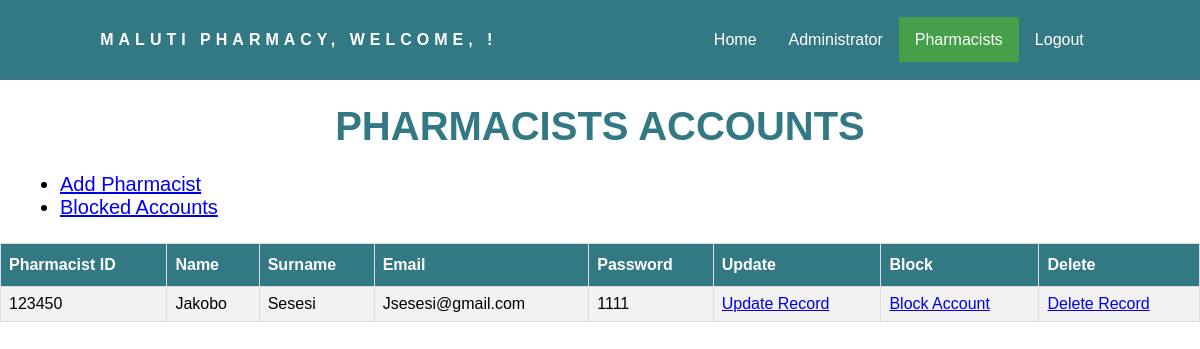
Page /admin/AccountsPharmacists.php on the committed database.
### tables this page shows
CREATE TABLE `pharmacist` (
  `id` int(11) NOT NULL,
  `name` varchar(50) NOT NULL,
  `surname` varchar(50) NOT NULL,
  `email` varchar(100) NOT NULL,
  `password` varchar(255) NOT NULL,
  `status` varchar(255) NOT NULL
);

### admin/AccountsPharmacists.php (the view, shortened to what this page needs)
<!DOCTYPE html>
<html>
  <head>
    <link rel="stylesheet" href="../css/style.css" />
  </head>
  <body>
    <nav>
      <div class="heading">
        <h4>Maluti Pharmacy, Welcome, <?php echo $_SESSION['first_name']; ?>! </h4>
      </div>
      <ul class="nav-links">
        <li><a href="AdminDashboard.php">Home</a></li>
        <li><a href="AccountsAdministrator.php">Administrator</a></li>
        <li><a class="active" href="AccountsPharmacists.php">Pharmacists</a></li>
        <li><a href="AdminLogout.php">Logout</a></li>
      </ul>
    </nav>
    <div class="header">
            <h1>PHARMACISTS ACCOUNTS</h1>
    </div>
    </body>
<div class="back">
    <ul>
        <li><a href="PharmacistRegistration.php">Add Pharmacist</a></li>
    </ul>
    <ul>
        <li><a href="AccountsPharmacistsBlocked.php">Blocked Accounts</a></li>
    </ul>
</div>
    <?php
    $dbc= mysqli_connect('localhost','root','','hmscli');
    $sql= "SELECT * FROM pharmacist WHERE status ='active'";
    $result= mysqli_query($dbc,$sql) or die("bad query");
    echo "<table id=\"customers\">";
    echo "<tr><th> Pharmacist ID</th><th> Name</th><th> Surname</th><th> Email</th><th> Password</th><th>Update</th><th>Block</th><th>Delete</th></tr>";
    while ($row =mysqli_fetch_assoc($result)) {
    echo "<tr><td> {$row['id']} </td><td> {$row['name']}</td><td> {$row['surname']}</td><td> {$row['email']}</td><td> {$row['password']}</td>
    <td><a href='PharmacistUpdate.php?id=$row[id]'>Update Record</a></td>
    <td><a href='PharmacistBlock.php?id=$row[id]'>Block Account</a></td>
    <td><a href='PharmacistDelete.php?id=$row[id]'>Delete Record</a></td></tr>";
    }
    echo"</table>";
    ?>
    <br>
<body>
</html>

### css/style.css (style rules this page uses)
* { padding: 0; margin: 0; box-sizing: border-box; font-family: 'Raleway', sans-serif; }
body { min-height: 100vh; }
nav { display: flex; justify-content: space-around; align-items: center; min-height: 10vh; background-color: #337983; }
.heading { color: white; text-transform: uppercase; letter-spacing: 5px; }
.nav-links { display: flex; justify-content: space-around; }
.nav-links li { list-style: none; }
.nav-links a { color: white; text-decoration: none; padding: 14px 16px; }
.nav-links li a.active { background-color: #45a049; }
.header { margin-top: 2%; width: 100%; text-align: center; margin-bottom: 2%; }
.header h1 { font-size: 40px; text-transform: uppercase; color: #337983; }
.back { margin-left: 5%; font-size: 20px; list-style-type: none; margin-bottom: 2%; }
#customers { font-family: Arial, Helvetica, sans-serif; border-collapse: collapse; width: 100%; margin-bottom: 50px; }
#customers td, #customers th { border: 1px solid #ddd; padding: 8px; }
#customers tr:nth-child(even) { background-color: #f2f2f2; }
#customers th { padding-top: 12px; padding-bottom: 12px; text-align: left; background-color: #337983; color: white; }

### rows in the picture
pharmacist: id "123450", name "Jakobo", surname "Sesesi", email "Jsesesi@gmail.com", password "1111"
